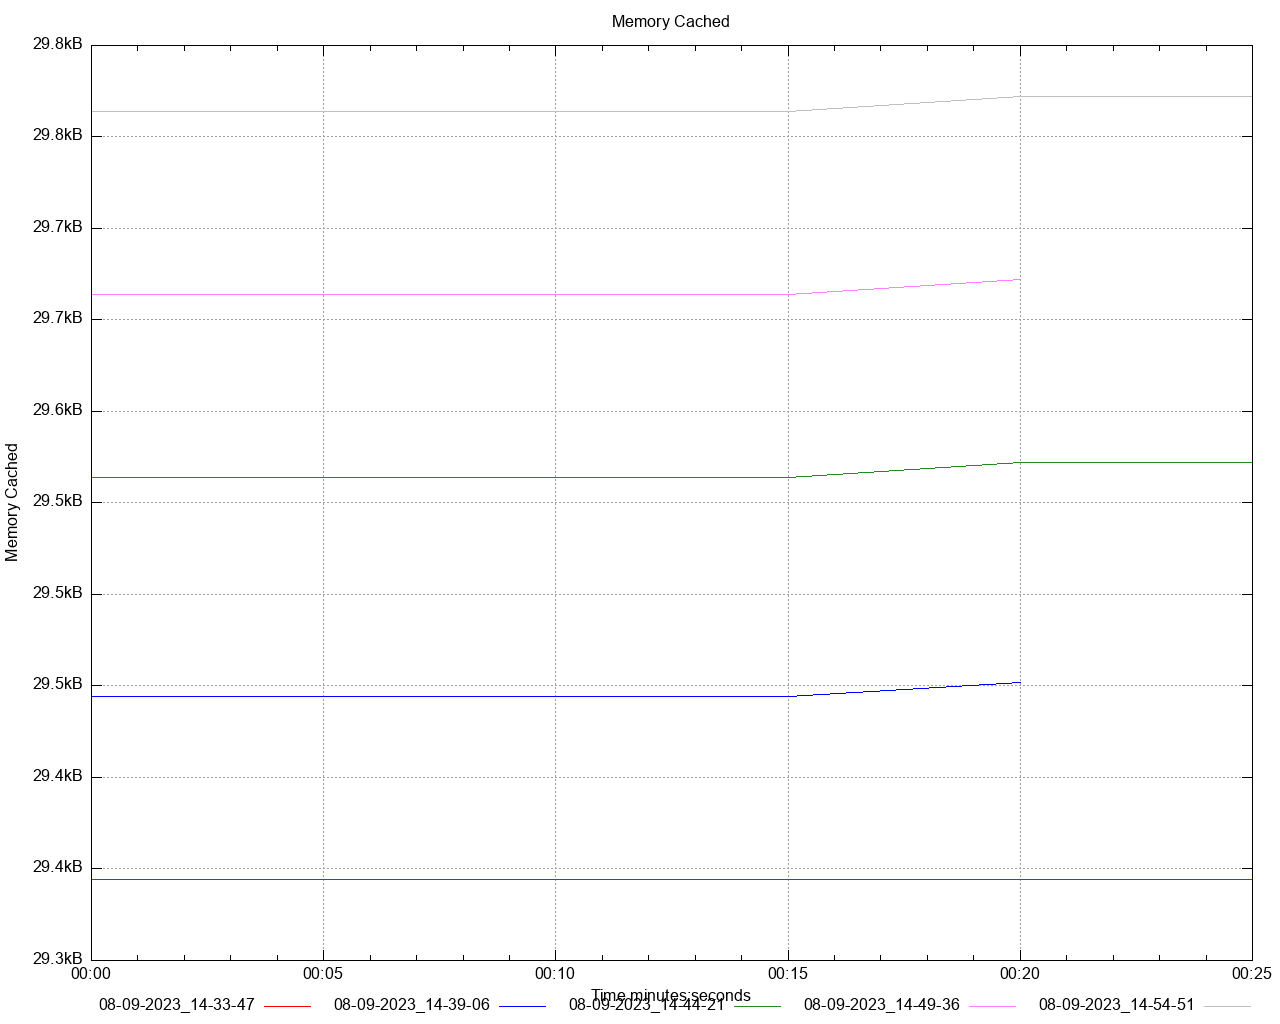

This chart was generated by the following gnuplot code:
set title 'Memory Cached' noenhanced
set style data lines
set datafile separator ","
set terminal png size 1280,1024
set grid
set key below
set xdata time
set timefmt "%s"
offset = 0
t0(x)=(offset=($0==0) ? x : offset, x - offset)
set xlabel 'Time minutes:seconds'
set ylabel 'Memory Cached'
set format y '%.1s%cB'
set output '/Users/gbarnett/git/hazelcast-simulator/atomiclong-3node-member/atomicreference/dstat/memory_cached_A3.png'
plot \
   '/Users/gbarnett/git/hazelcast-simulator/atomiclong-3node-member/atomicreference/data/memory_cached_A3_1.data' using (t0(timecolumn(1))):2 title "08-09-2023_14-33-47" noenhanced lt rgb "red", \
   '/Users/gbarnett/git/hazelcast-simulator/atomiclong-3node-member/atomicreference/data/memory_cached_A3_2.data' using (t0(timecolumn(1))):2 title "08-09-2023_14-39-06" noenhanced lt rgb "blue", \
   '/Users/gbarnett/git/hazelcast-simulator/atomiclong-3node-member/atomicreference/data/memory_cached_A3_3.data' using (t0(timecolumn(1))):2 title "08-09-2023_14-44-21" noenhanced lt rgb "forest-green", \
   '/Users/gbarnett/git/hazelcast-simulator/atomiclong-3node-member/atomicreference/data/memory_cached_A3_4.data' using (t0(timecolumn(1))):2 title "08-09-2023_14-49-36" noenhanced lt rgb "orchid", \
   '/Users/gbarnett/git/hazelcast-simulator/atomiclong-3node-member/atomicreference/data/memory_cached_A3_5.data' using (t0(timecolumn(1))):2 title "08-09-2023_14-54-51" noenhanced lt rgb "grey", \
